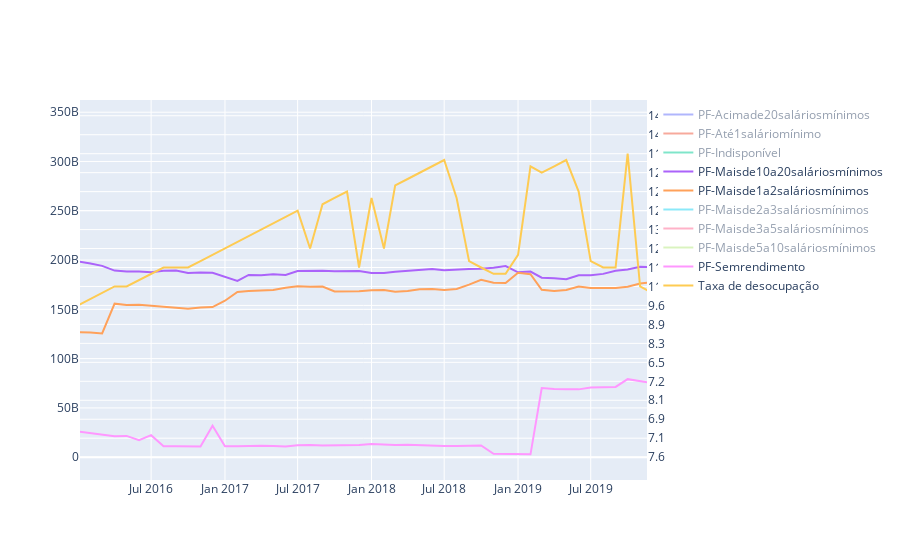

Here is the notebook cell this chart was saved with:
### Code cell
fig = go.Figure()

for porte in df_desemprego_divida['porte'].unique():
    subset = df_desemprego_divida[df_desemprego_divida['porte'] == porte]
    fig.add_trace(go.Scatter(x=subset['data'],
                             y=subset['longo_prazo_deflacionado'],
                             mode='lines',
                             name=f'{porte}'))

# Adicionando a coluna 'valor' ao segundo eixo y
fig.add_trace(go.Scatter(x=df_desemprego_divida['data'],
                         y=df_desemprego_divida['valor'], 
                         mode='lines',
                         name='Taxa de desocupação',
                         yaxis='y2'))

fig.update_layout(yaxis2=dict(overlaying='y',
                              side='right'))

fig.show()

### Figure 1 — Plotly figure (JSON) as saved in the notebook; plotly's stock layout.template omitted (floating-point values rounded to 4 significant figures; data arrays with more than 128 entries replaced by an {"elided": "..."} marker saying what was removed)
{"data": [{"mode": "lines", "name": "PF-Acimade20saláriosmínimos", "type": "scatter", "visible": "legendonly", "x": {"elided": "134 str values"}, "y": {"elided": "134 float values"}}, {"mode": "lines", "name": "PF-Até1saláriomínimo", "type": "scatter", "visible": "legendonly", "x": {"elided": "134 str values"}, "y": {"elided": "134 float values"}}, {"mode": "lines", "name": "PF-Indisponível", "type": "scatter", "visible": "legendonly", "x": {"elided": "134 str values"}, "y": {"elided": "134 float values"}}, {"mode": "lines", "name": "PF-Maisde10a20saláriosmínimos", "type": "scatter", "visible": true, "x": {"elided": "134 str values"}, "y": {"elided": "134 float values"}}, {"mode": "lines", "name": "PF-Maisde1a2saláriosmínimos", "type": "scatter", "visible": true, "x": {"elided": "134 str values"}, "y": {"elided": "134 float values"}}, {"mode": "lines", "name": "PF-Maisde2a3saláriosmínimos", "type": "scatter", "visible": "legendonly", "x": {"elided": "134 str values"}, "y": {"elided": "134 float values"}}, {"mode": "lines", "name": "PF-Maisde3a5saláriosmínimos", "type": "scatter", "visible": "legendonly", "x": {"elided": "134 str values"}, "y": {"elided": "134 float values"}}, {"mode": "lines", "name": "PF-Maisde5a10saláriosmínimos", "type": "scatter", "visible": "legendonly", "x": {"elided": "134 str values"}, "y": {"elided": "134 float values"}}, {"mode": "lines", "name": "PF-Semrendimento", "type": "scatter", "visible": true, "x": {"elided": "134 str values"}, "y": {"elided": "134 float values"}}, {"mode": "lines", "name": "Taxa de desocupação", "type": "scatter", "visible": true, "x": {"elided": "1206 str values"}, "y": {"elided": "1206 str values"}, "yaxis": "y2"}], "layout": {"autosize": true, "xaxis": {"autorange": false, "range": ["2016-01-05 20:54:44.1284", "2019-11-18 05:14:12.1113"], "type": "date"}, "yaxis": {"autorange": false, "range": [-23120000000.0, 362400000000.0], "type": "linear"}, "yaxis2": {"autorange": false, "overlaying": "y", "range": [-3.611, 56.49], "side": "right", "type": "category"}}}
